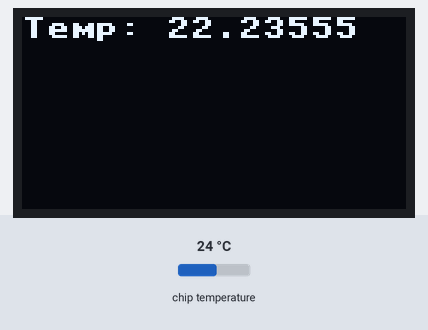
This program was run on a simulated Raspberry Pi Pico running MicroPython. On the bench: 128×64 one-colour display. The inputs (shaded band) are chosen by the test bench; at power-on: chip temperature 24 °C.

Above: at 1.2 s.
1.3 s: chip temperature set to 1 °C
At 2.5 s:
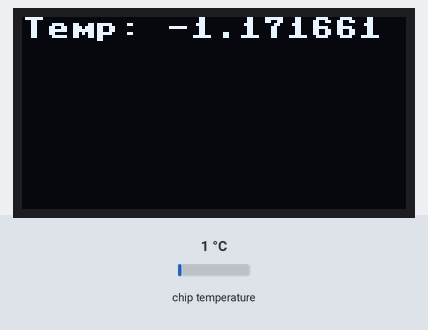
4.0 s: chip temperature set to 11 °C
At 4.9 s:
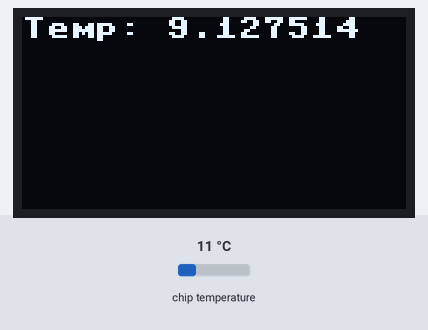
6.7 s: chip temperature set to 22 °C
At 8.5 s:
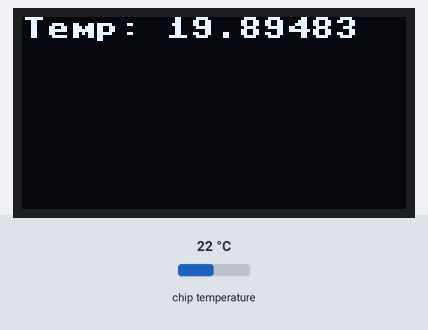
Timing chart, 0 to 10.0 s (numbered marks = the images above; inputs shaded):
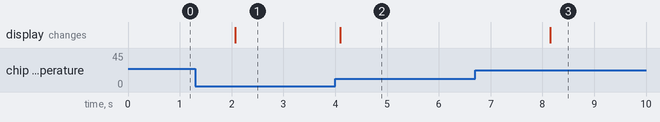

The program:

I2C_Thermometer.py
```python
import machine
import ssd1306
import time

sda = machine.Pin(0)
scl = machine.Pin(1)
i2c = machine.I2C(0, sda=sda, scl=scl, freq=400000)
display = ssd1306.SSD1306_I2C(128, 64, i2c)

adc = machine.ADC(4)
conversion_factor = 3.3 / 65535

while True:
    reading = adc.read_u16() * conversion_factor
    temperature = 25 - (reading - 0.706)/0.001721

    display.fill(0)
    display.text(f"Temp: {temperature}", 0, 0, 1)
    display.show()
    time.sleep(2)
```

Measured:
- after the input at 1.3 s, the display: changes after 0.78 s (image 1)
- after the input at 4.0 s, the display: changes after 0.10 s (image 2)
- after the input at 6.7 s, the display: changes after 1.4 s (image 3)
